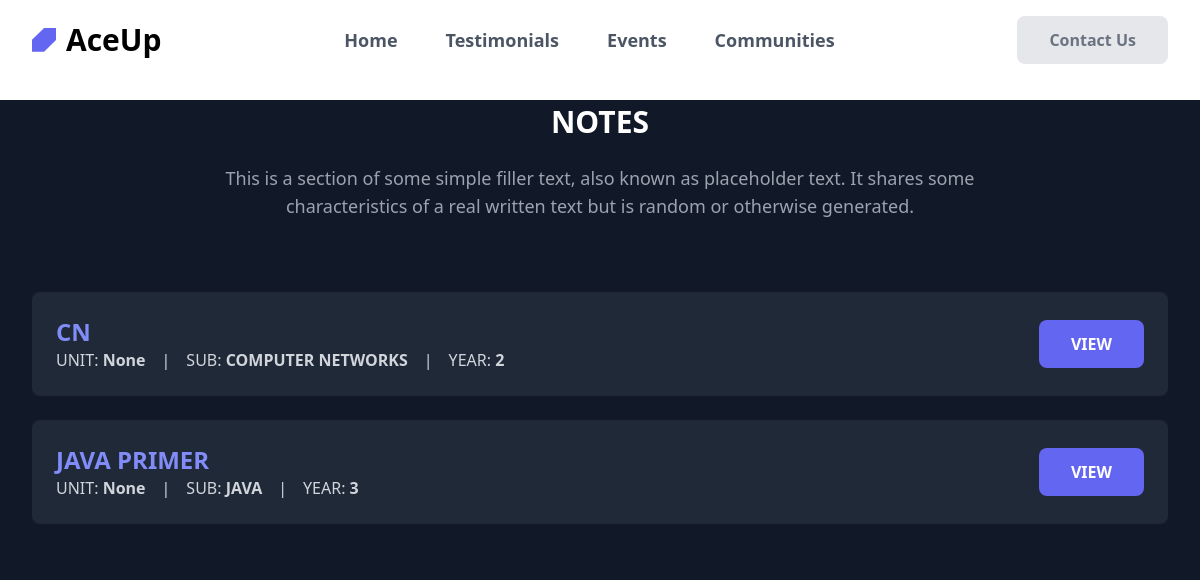
The page /displayNotes/ on the database as committed earlier.
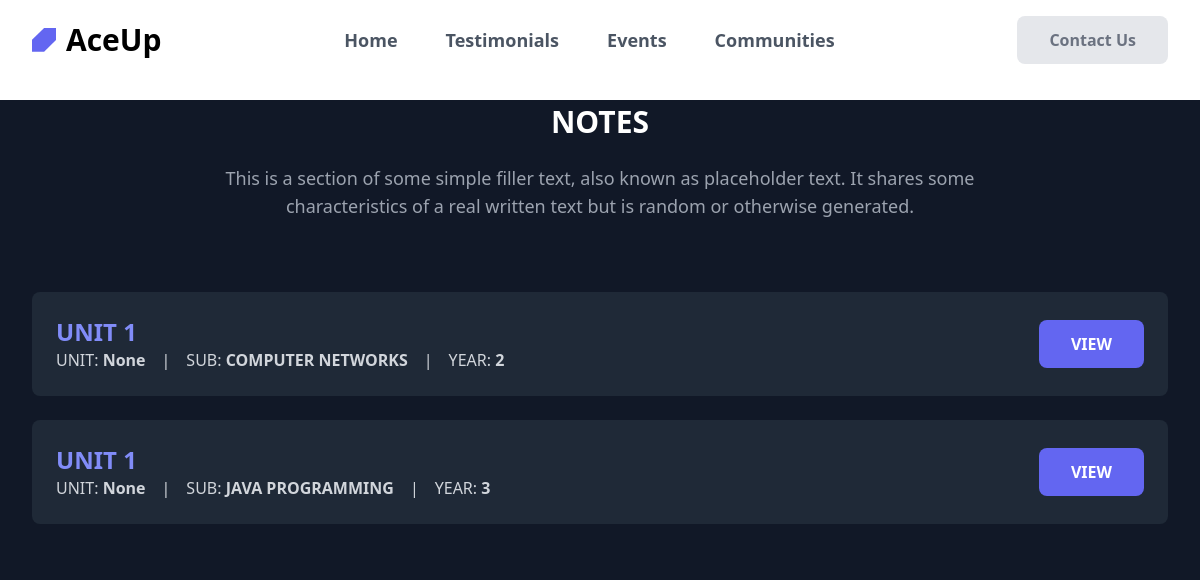
The same page on the database as committed later.
### user/models.py (models this page shows)
class notes(models.Model):
    title = models.CharField(max_length=255)
    unit =  models.IntegerField(null =True,blank =True)
    year = models.IntegerField()
    subject = models.CharField(max_length=100)
    url = models.FileField(upload_to ='satic/notes/')

### user/views.py (the view)
# urls.py: path('displayNotes/',views.displayNotes,name ="display"),
def displayNotes(request ):
     note = notes.objects.all()
     return render(request , "notes.html",{"notes":note})

### templates/notes.html (shortened to what this page needs)
{% load static %}
<!DOCTYPE html>
<html lang="en">
<head>
    <link href="https://cdn.jsdelivr.net/npm/tailwindcss@2.2.19/dist/tailwind.min.css" rel="stylesheet">
    <script src="https://cdn.tailwindcss.com"></script>
</head>
<body class="bg-gray-900 text-white">
  <div class="bg-white dark:bg-gray-900 text-black dark:text-white pb-6 sm:pb-8 lg:pb-1">
    <div class="mx-auto max-w-screen-2xl px-4 md:px-8">
        <header class="mb-4 flex items-center justify-between py-2 md:py-4 xl:mb-2">
            <a href="/" class="inline-flex items-center gap-2.5 text-2xl font-bold text-black dark:text-white md:text-3xl" aria-label="logo">
                <svg width="95" height="94" viewBox="0 0 95 94" class="h-auto w-6 text-indigo-500" fill="currentColor" xmlns="http://www.w3.org/2000/svg">
                    <path d="M96 0V47L48 94H0V47L48 0H96Z" />
                </svg>
                AceUp
            </a>
            <nav class="hidden gap-12 lg:flex">
                <a href="{% url 'landing' %}" class="text-lg font-semibold text-gray-600 dark:text-gray-300 transition duration-100 hover:text-indigo-500 active:text-indigo-700">Home</a>
                <a href="{% url 'displayTesti'%}" class="text-lg font-semibold text-gray-600 dark:text-gray-300 transition duration-100 hover:text-indigo-500 active:text-indigo-700">Testimonials</a>
                <a href="{%url 'events'%}" class="text-lg font-semibold text-gray-600 dark:text-gray-300 transition duration-100 hover:text-indigo-500 active:text-indigo-700">Events</a>
                <a href="{%url 'communities'%}" class="text-lg font-semibold text-gray-600 dark:text-gray-300 transition duration-100 hover:text-indigo-500 active:text-indigo-700">Communities</a>
            </nav>
            <a href="{% url 'contact' %}" class="hidden rounded-lg bg-gray-200 dark:bg-gray-700 px-8 py-3 text-center text-sm font-semibold text-gray-500 dark:text-gray-300 outline-none ring-indigo-300 transition duration-100 hover:bg-gray-300 dark:hover:bg-gray-600 focus-visible:ring active:text-gray-700 dark:active:text-gray-400 md:text-base lg:inline-block">Contact Us</a>
        </header>
    </div>
</div>
<div class="py-6 sm:py-4 lg:py-1">
  <div class="mx-auto max-w-screen-2xl px-4 md:px-8">
    <div class="mb-10 md:mb-16">
      <h2 class="mb-4 text-center text-2xl font-bold text-white md:mb-6 lg:text-3xl">NOTES</h2>
      <p class="mx-auto max-w-screen-md text-center text-gray-400 md:text-lg">This is a section of some simple filler text, also known as placeholder text. It shares some characteristics of a real written text but is random or otherwise generated.</p>
    </div>
  </div>
</div>
<div class="bg-gray-900 py-6 sm:py-8 lg:py-1">
    <div class="mx-auto max-w-screen-2xl px-4 md:px-8">
      {% for i in notes %}
      <div class="flex flex-col items-center justify-between gap-4 rounded-lg bg-gray-800 p-4 sm:flex-row md:p-6">
        <div>
          <h2 class="text-xl font-bold text-indigo-400 md:text-2xl">{{i.title|upper}} </h2>
          <p class="text-gray-300">UNIT:<b> {{i.unit}}</b>&emsp;|&emsp;SUB:<b> {{i.subject|upper}}</b>&emsp;|&emsp;YEAR:<b> {{i.year}}</b></p>
        </div>
        <a href="{% url 'reader' pk=i.id %}" class="inline-block rounded-lg bg-indigo-500 px-8 py-3 text-center text-sm font-semibold text-white outline-none ring-indigo-300 transition duration-100 hover:bg-indigo-600 focus-visible:ring active:bg-indigo-700 md:text-base">VIEW</a>
      </div>
      <br>
      {% endfor %}
    </div>
  </div>
</body>
</html>

Rows that differ between the two databases and show on the page:
changed notes "COMPUTER NETWORKS": title "CN" → "UNIT 1"
changed notes: title "JAVA PRIMER" → "UNIT 1"; subject "JAVA" → "JAVA PROGRAMMING"
